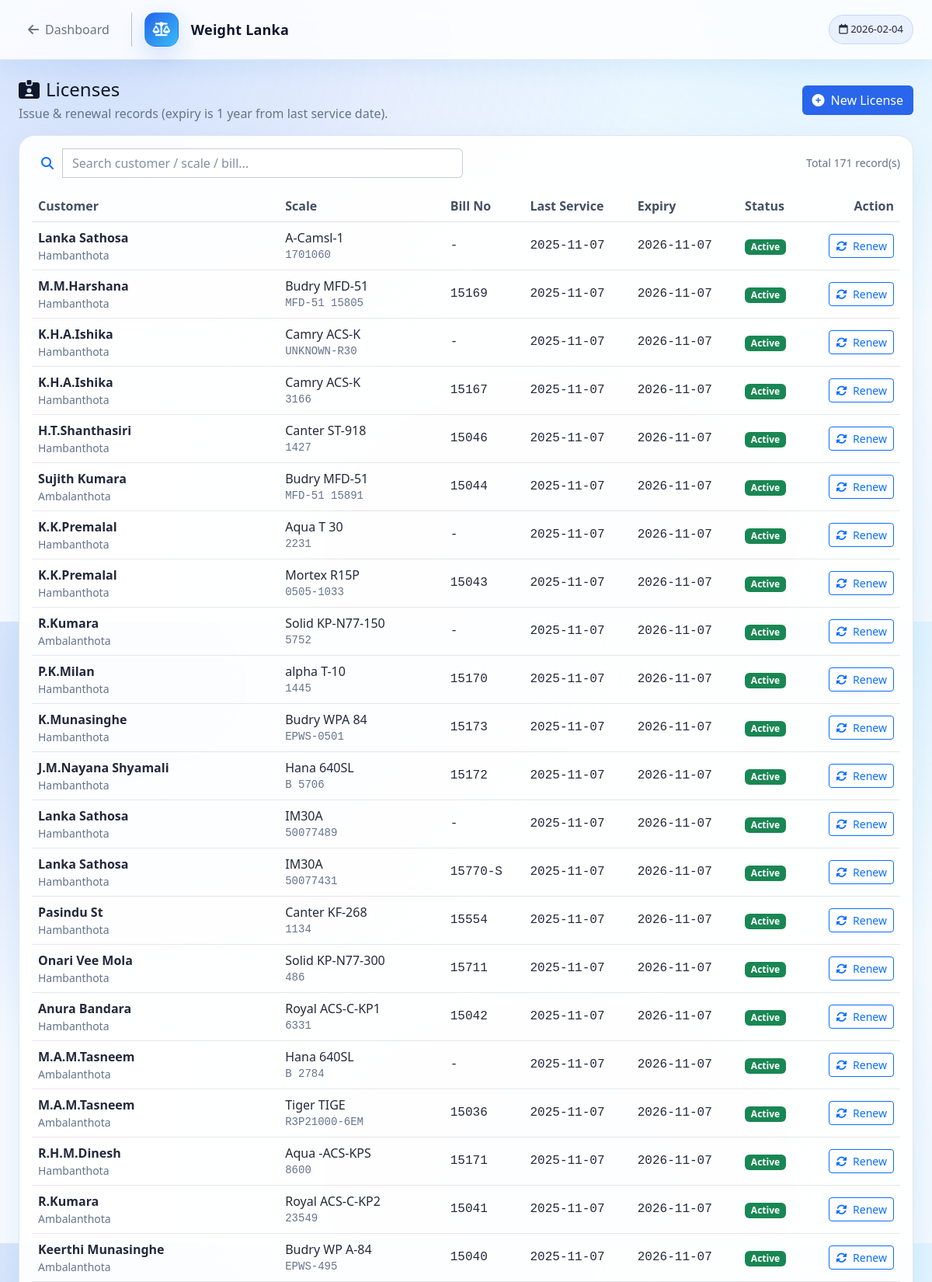
Screenshot of /licenses (upper part) with the database file from the repository.
### tables this page shows
CREATE TABLE `licenses` (
  `id` int(10) UNSIGNED NOT NULL,
  `customer_id` int(10) UNSIGNED DEFAULT NULL,
  `scale_id` int(10) UNSIGNED DEFAULT NULL,
  `bill_no` varchar(40) DEFAULT NULL,
  `last_service_date` date DEFAULT NULL,
  `expiry_date` date DEFAULT NULL,
  `serviced_by` varchar(120) DEFAULT NULL,
  `created_at` timestamp NOT NULL DEFAULT current_timestamp(),
  `updated_at` timestamp NOT NULL DEFAULT current_timestamp() ON UPDATE current_timestamp()
);

CREATE TABLE `customers` (
  `id` int(10) UNSIGNED NOT NULL,
  `full_name` varchar(255) DEFAULT NULL,
  `address` varchar(255) DEFAULT NULL,
  `location` varchar(120) DEFAULT NULL,
  `tel` varchar(20) DEFAULT NULL,
  `id_no` varchar(30) DEFAULT NULL,
  `created_at` timestamp NOT NULL DEFAULT current_timestamp(),
  `updated_at` timestamp NOT NULL DEFAULT current_timestamp() ON UPDATE current_timestamp()
);

CREATE TABLE `scales` (
  `id` int(10) UNSIGNED NOT NULL,
  `model` varchar(120) DEFAULT NULL,
  `serial_no` varchar(60) DEFAULT NULL,
  `capacity` varchar(30) DEFAULT NULL,
  `reg_no` varchar(40) DEFAULT NULL,
  `created_at` timestamp NOT NULL DEFAULT current_timestamp(),
  `updated_at` timestamp NOT NULL DEFAULT current_timestamp() ON UPDATE current_timestamp()
);

### licenses.php (the view, shortened to what this page needs)
<?php
require __DIR__ . '/lib/bootstrap.php';
$rows = $pdo->query(
    'SELECT
        l.id AS license_id,
        l.bill_no,
        l.last_service_date,
        l.expiry_date,
        s.model, s.serial_no,
        c.full_name, c.location
     FROM licenses l
     JOIN scales s ON s.id = l.scale_id
     JOIN customers c ON c.id = l.customer_id
     ORDER BY l.expiry_date DESC'
)->fetchAll();
$today = new DateTimeImmutable('today');
require __DIR__ . '/partials/header.php';
?>
<div class="mt-4">
    <div class="d-flex flex-wrap align-items-center justify-content-between gap-2">
        <div>
            <h4 class="mb-1"><i class="fa-solid fa-id-card-clip me-2"></i>Licenses</h4>
            <div class="wl-muted">Issue & renewal records (expiry is 1 year from last service date).</div>
        </div>
        <div class="d-flex gap-2">
            <a class="btn btn-primary" href="license_new"><i class="fa-solid fa-circle-plus me-2"></i>New License</a>
        </div>
    </div>
    <div class="card wl-card mt-3">
        <div class="card-body">
            <div class="row g-2 align-items-center mb-3">
                <div class="col-md-6">
                    <div class="input-group">
                        <span class="input-group-text bg-transparent text-primary border-0"><i class="fa-solid fa-magnifying-glass"></i></span>
                        <input class="form-control" placeholder="Search customer / scale / bill..." data-wl-table-filter="tbl-licenses">
                    </div>
                </div>
                <div class="col-md-6 text-md-end wl-muted small">
                    Total <?= count($rows) ?> record(s)
                </div>
            </div>
            <div class="table-responsive">
                <table class="table table-hover align-middle mb-0" id="tbl-licenses">
                    <thead>
                    <tr>
                        <th>Customer</th>
                        <th>Scale</th>
                        <th>Bill No</th>
                        <th>Last Service</th>
                        <th>Expiry</th>
                        <th>Status</th>
                        <th class="text-end">Action</th>
                    </tr>
                    </thead>
                    <tbody>
                    <?php foreach ($rows as $row): ?>
                        <?php
                        $expiry = new DateTimeImmutable($row['expiry_date']);
                        $status = ($expiry < $today) ? 'expired' : 'active';
                        ?>
                        <tr>
                            <td>
                                <div class="fw-bold"><?= h($row['full_name']) ?></div>
                                <div class="wl-muted small"><?= h($row['location']) ?></div>
                            </td>
                            <td>
                                <div><?= h($row['model']) ?></div>
                                <div class="wl-muted small wl-mono"><?= h($row['serial_no']) ?></div>
                            </td>
                            <td class="wl-mono"><?= h($row['bill_no'] ?: '-') ?></td>
                            <td class="wl-mono"><?= h($row['last_service_date']) ?></td>
                            <td class="wl-mono"><?= h($row['expiry_date']) ?></td>
                            <td><?= wl_status_badge($status) ?></td>
                            <td class="text-end">
                                <a class="btn btn-sm btn-outline-primary" href="license_renew?id=<?= (int)$row['license_id'] ?>">
                                    <i class="fa-solid fa-rotate me-1"></i> Renew
                                </a>
                            </td>
                        </tr>
                    <?php endforeach; ?>
                    </tbody>
                </table>
            </div>
        </div>
    </div>
</div>
<?php require __DIR__ . '/partials/footer.php'; ?>

### lib/helpers.php (shortened to what this page needs)
<?php
function h(?string $value): string
{
    return htmlspecialchars((string)$value, ENT_QUOTES, 'UTF-8');
}
function wl_status_badge(string $status): string
{
    $status = strtolower(trim($status));
    return match ($status) {
        'active' => "<span class='badge text-bg-success'>Active</span>",
        'expired' => "<span class='badge text-bg-danger'>Expired</span>",
        default => "<span class='badge text-bg-secondary'>" . h($status) . "</span>",
    };
}

### assets/css/app.css (style rules this page uses)
:root { --wl-bg: #f7fbff; --wl-card: #ffffff; --wl-border: rgba(15, 23, 42, .10); --wl-text: #0f172a; --wl-muted: #64748b; --wl-brand: #2563eb; --wl-brand-2:#38bdf8; }
* { box-sizing: border-box; }
.wl-bg { background: radial-gradient(1200px 800px at 10% 10%, rgba(37,99,235,.18), transparent 60%), radial-gradient(1000px 700px at 90% 0%, rgba(56,189,248,.14), transparent 60%), radial-gradient(900px 700px at 60% 90%, rgba(37,99,235,.10), transparent 65%), var(--wl-bg); color: var(--wl-text); min-height: 100vh; }
.wl-card { background: rgba(255,255,255,.92); border: 1px solid rgba(15,23,42,.10); border-radius: 20px; box-shadow: 0 14px 40px rgba(2,132,199,.10); }
.wl-mono { font-family: ui-monospace, SFMono-Regular, Menlo, Monaco, Consolas, "Liberation Mono", "Courier New", monospace; }
.wl-muted { color: var(--wl-muted); }
.table { --bs-table-bg: transparent; --bs-table-color: rgba(15,23,42,.92); --bs-table-border-color: rgba(15,23,42,.10); }
.table thead th { color: rgba(51,65,85,.92); font-weight: 700; border-bottom-color: rgba(15,23,42,.12) !important; }
.form-control, .form-select { background: rgba(255,255,255,.96); border: 1px solid rgba(148,163,184,.55); color: rgba(15,23,42,.92); }
.form-control::placeholder { color: rgba(100,116,139,.80); }
.btn-primary { --bs-btn-bg: rgba(37,99,235,.98); --bs-btn-border-color: rgba(37,99,235,.98); --bs-btn-hover-bg: rgba(29,78,216,.98); --bs-btn-hover-border-color: rgba(29,78,216,.98); }

### rows the page displays
licenses: customer.full_name "Lanka Sathosa", customer.location "Hambanthota", scale.model "A-Camsl-1", scale.serial_no "1701060", bill_no "-", last_service_date "2025-11-07", expiry_date "2026-11-07", expiry_date "Active"
licenses: customer.full_name "M.M.Harshana", customer.location "Hambanthota", scale.model "Budry MFD-51", scale.serial_no "MFD-51 15805", bill_no "15169", last_service_date "2025-11-07", expiry_date "2026-11-07", expiry_date "Active"
licenses: customer.full_name "K.H.A.Ishika", customer.location "Hambanthota", scale.model "Camry ACS-K", scale.serial_no "UNKNOWN-R30", bill_no "-", last_service_date "2025-11-07", expiry_date "2026-11-07", expiry_date "Active"
licenses: customer.full_name "K.H.A.Ishika", customer.location "Hambanthota", scale.model "Camry ACS-K", scale.serial_no "3166", bill_no "15167", last_service_date "2025-11-07", expiry_date "2026-11-07", expiry_date "Active"
licenses: customer.full_name "H.T.Shanthasiri", customer.location "Hambanthota", scale.model "Canter ST-918", scale.serial_no "1427", bill_no "15046", last_service_date "2025-11-07", expiry_date "2026-11-07", expiry_date "Active"
licenses: customer.full_name "Sujith Kumara", customer.location "Ambalanthota", scale.model "Budry MFD-51", scale.serial_no "MFD-51 15891", bill_no "15044", last_service_date "2025-11-07", expiry_date "2026-11-07", expiry_date "Active"
licenses: customer.full_name "K.K.Premalal", customer.location "Hambanthota", scale.model "Aqua T 30", scale.serial_no "2231", bill_no "-", last_service_date "2025-11-07", expiry_date "2026-11-07", expiry_date "Active"
licenses: customer.full_name "K.K.Premalal", customer.location "Hambanthota", scale.model "Mortex R15P", scale.serial_no "0505-1033", bill_no "15043", last_service_date "2025-11-07", expiry_date "2026-11-07", expiry_date "Active"
licenses: customer.full_name "R.Kumara", customer.location "Ambalanthota", scale.model "Solid KP-N77-150", scale.serial_no "5752", bill_no "-", last_service_date "2025-11-07", expiry_date "2026-11-07", expiry_date "Active"
licenses: customer.full_name "P.K.Milan", customer.location "Hambanthota", scale.model "alpha T-10", scale.serial_no "1445", bill_no "15170", last_service_date "2025-11-07", expiry_date "2026-11-07", expiry_date "Active"
licenses: customer.full_name "K.Munasinghe", customer.location "Hambanthota", scale.model "Budry WPA 84", scale.serial_no "EPWS-0501", bill_no "15173", last_service_date "2025-11-07", expiry_date "2026-11-07", expiry_date "Active"
licenses: customer.full_name "J.M.Nayana Shyamali", customer.location "Hambanthota", scale.model "Hana 640SL", scale.serial_no "B 5706", bill_no "15172", last_service_date "2025-11-07", expiry_date "2026-11-07", expiry_date "Active"
licenses: customer.full_name "Lanka Sathosa", customer.location "Hambanthota", scale.model "IM30A", scale.serial_no "50077489", bill_no "-", last_service_date "2025-11-07", expiry_date "2026-11-07", expiry_date "Active"
licenses: customer.full_name "Lanka Sathosa", customer.location "Hambanthota", scale.model "IM30A", scale.serial_no "50077431", bill_no "15770-S", last_service_date "2025-11-07", expiry_date "2026-11-07", expiry_date "Active"
licenses: customer.full_name "Pasindu St", customer.location "Hambanthota", scale.model "Canter KF-268", scale.serial_no "1134", bill_no "15554", last_service_date "2025-11-07", expiry_date "2026-11-07", expiry_date "Active"
licenses: customer.full_name "Onari Vee Mola", customer.location "Hambanthota", scale.model "Solid KP-N77-300", scale.serial_no "486", bill_no "15711", last_service_date "2025-11-07", expiry_date "2026-11-07", expiry_date "Active"
licenses: customer.full_name "Anura Bandara", customer.location "Hambanthota", scale.model "Royal ACS-C-KP1", scale.serial_no "6331", bill_no "15042", last_service_date "2025-11-07", expiry_date "2026-11-07", expiry_date "Active"
licenses: customer.full_name "M.A.M.Tasneem", customer.location "Ambalanthota", scale.model "Hana 640SL", scale.serial_no "B 2784", bill_no "-", last_service_date "2025-11-07", expiry_date "2026-11-07", expiry_date "Active"
licenses: customer.full_name "M.A.M.Tasneem", customer.location "Ambalanthota", scale.model "Tiger TIGE", scale.serial_no "R3P21000-6EM", bill_no "15036", last_service_date "2025-11-07", expiry_date "2026-11-07", expiry_date "Active"
licenses: customer.full_name "R.H.M.Dinesh", customer.location "Hambanthota", scale.model "Aqua -ACS-KPS", scale.serial_no "8600", bill_no "15171", last_service_date "2025-11-07", expiry_date "2026-11-07", expiry_date "Active"
licenses: customer.full_name "R.Kumara", customer.location "Ambalanthota", scale.model "Royal ACS-C-KP2", scale.serial_no "23549", bill_no "15041", last_service_date "2025-11-07", expiry_date "2026-11-07", expiry_date "Active"
licenses: customer.full_name "Keerthi Munasinghe", customer.location "Ambalanthota", scale.model "Budry WP A-84", scale.serial_no "EPWS-495", bill_no "15040", last_service_date "2025-11-07", expiry_date "2026-11-07", expiry_date "Active"

### other values shown
$appName "Weight Lanka"
count($rows) "171"
